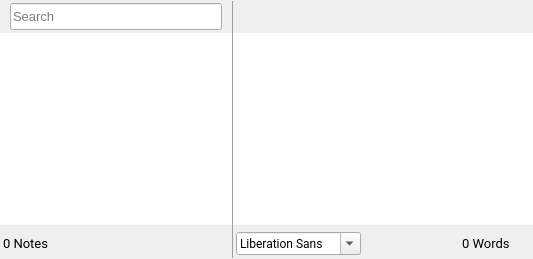
     <widget class="QSplitter" name="splitter">
      <property name="sizePolicy">
       <sizepolicy hsizetype="Preferred" vsizetype="Preferred">
        <horstretch>0</horstretch>
        <verstretch>0</verstretch>
       </sizepolicy>
      </property>
      <property name="minimumSize">
       <size>
        <width>0</width>
        <height>0</height>
       </size>
      </property>
      <property name="lineWidth">
       <number>0</number>
      </property>
      <property name="orientation">
       <enum>Qt::Horizontal</enum>
      </property>
      <property name="handleWidth">
       <number>0</number>
      </property>
      <widget class="QFrame" name="frameLeft">
       <layout class="QGridLayout" name="gridLayout_2">
        <property name="leftMargin">
         <number>0</number>
        </property>
        <property name="topMargin">
         <number>0</number>
        </property>
        <property name="rightMargin">
         <number>0</number>
        </property>
        <property name="bottomMargin">
         <number>0</number>
        </property>
        <property name="horizontalSpacing">
         <number>0</number>
        </property>
        <property name="verticalSpacing">
         <number>3</number>
        </property>
        <item row="0" column="0">
         <widget class="QFrame" name="frameSearch">
          <property name="maximumSize">
           <size>
            <width>16777215</width>
            <height>30</height>
           </size>
          </property>
          <property name="frameShape">
           <enum>QFrame::NoFrame</enum>
          </property>
          <property name="frameShadow">
           <enum>QFrame::Raised</enum>
          </property>
          <layout class="QHBoxLayout" name="horizontalLayout">
           <property name="leftMargin">
            <number>0</number>
           </property>
           <property name="topMargin">
            <number>3</number>
           </property>
           <property name="rightMargin">
            <number>0</number>
           </property>
           <property name="bottomMargin">
            <number>0</number>
           </property>
           <item>
            <spacer name="horizontalSpacer_rightLineEdit_2">
             <property name="orientation">
              <enum>Qt::Horizontal</enum>
             </property>
             <property name="sizeType">
              <enum>QSizePolicy::Minimum</enum>
             </property>
             <property name="sizeHint" stdset="0">
              <size>
               <width>10</width>
               <height>20</height>
              </size>
             </property>
            </spacer>
           </item>
           <item>
            <widget class="QLineEdit" name="lineEdit">
             <property name="sizePolicy">
              <sizepolicy hsizetype="Preferred" vsizetype="Expanding">
               <horstretch>0</horstretch>
               <verstretch>0</verstretch>
              </sizepolicy>
             </property>
             <property name="font">
              <font>
               <family>Arial</family>
               <pointsize>10</pointsize>
               <italic>false</italic>
              </font>
             </property>
             <property name="focusPolicy">
              <enum>Qt::StrongFocus</enum>
             </property>
             <property name="autoFillBackground">
              <bool>false</bool>
             </property>
             <property name="styleSheet">
              <string notr="true"/>
             </property>
             <property name="inputMask">
              <string/>
             </property>
             <property name="text">
              <string/>
             </property>
             <property name="frame">
              <bool>true</bool>
             </property>
             <property name="placeholderText">
              <string>Search</string>
             </property>
             <property name="cursorMoveStyle">
              <enum>Qt::LogicalMoveStyle</enum>
             </property>
             <property name="clearButtonEnabled">
              <bool>false</bool>
             </property>
            </widget>
           </item>
           <item>
            <spacer name="horizontalSpacer_leftLineEdit_2">
             <property name="orientation">
              <enum>Qt::Horizontal</enum>
             </property>
             <property name="sizeType">
              <enum>QSizePolicy::Minimum</enum>
             </property>
             <property name="sizeHint" stdset="0">
              <size>
               <width>10</width>
               <height>20</height>
              </size>
             </property>
            </spacer>
           </item>
          </layout>
         </widget>
        </item>
        <item row="1" column="0">
         <widget class="NoteView" name="listView">
          <property name="sizePolicy">
           <sizepolicy hsizetype="Expanding" vsizetype="Expanding">
            <horstretch>0</horstretch>
            <verstretch>0</verstretch>
           </sizepolicy>
          </property>
          <property name="minimumSize">
           <size>
            <width>0</width>
            <height>0</height>
           </size>
          </property>
          <property name="baseSize">
           <size>
            <width>20</width>
            <height>0</height>
           </size>
          </property>
          <property name="frameShape">
           <enum>QFrame::NoFrame</enum>
          </property>
          <property name="lineWidth">
           <number>0</number>
          </property>
          <property name="verticalScrollBarPolicy">
           <enum>Qt::ScrollBarAsNeeded</enum>
          </property>
          <property name="horizontalScrollBarPolicy">
           <enum>Qt::ScrollBarAlwaysOff</enum>
          </property>
          <property name="editTriggers">
           <set>QAbstractItemView::NoEditTriggers</set>
          </property>
          <property name="showDropIndicator" stdset="0">
           <bool>false</bool>
          </property>
          <property name="selectionBehavior">
           <enum>QAbstractItemView::SelectRows</enum>
          </property>
         </widget>
        </item>
        <item row="2" column="0">
         <widget class="QFrame" name="frame_2">
          <property name="sizePolicy">
           <sizepolicy hsizetype="Preferred" vsizetype="Minimum">
            <horstretch>0</horstretch>
            <verstretch>0</verstretch>
           </sizepolicy>
          </property>
          <property name="minimumSize">
           <size>
            <width>0</width>
            <height>31</height>
           </size>
          </property>
          <property name="frameShape">
           <enum>QFrame::NoFrame</enum>
          </property>
          <property name="frameShadow">
           <enum>QFrame::Raised</enum>
          </property>
          <layout class="QHBoxLayout" name="horizontalLayout_7">
           <property name="leftMargin">
            <number>3</number>
           </property>
           <property name="topMargin">
            <number>3</number>
           </property>
           <property name="rightMargin">
            <number>3</number>
           </property>
           <property name="bottomMargin">
            <number>3</number>
           </property>
           <item>
            <widget class="QLabel" name="label_4">
             <property name="font">
              <font>
               <family>Roboto</family>
               <pointsize>10</pointsize>
              </font>
             </property>
             <property name="text">
              <string>0 Notes</string>
             </property>
             <property name="scaledContents">
              <bool>true</bool>
             </property>
             <property name="textInteractionFlags">
              <set>Qt::NoTextInteraction</set>
             </property>
            </widget>
           </item>
          </layout>
         </widget>
        </item>
        <item row="0" column="2" rowspan="3">
         <widget class="Line" name="line">
          <property name="sizePolicy">
           <sizepolicy hsizetype="Fixed" vsizetype="Expanding">
            <horstretch>0</horstretch>
            <verstretch>0</verstretch>
           </sizepolicy>
          </property>
          <property name="minimumSize">
           <size>
            <width>1</width>
            <height>0</height>
           </size>
          </property>
          <property name="maximumSize">
           <size>
            <width>1</width>
            <height>16777215</height>
           </size>
          </property>
          <property name="sizeIncrement">
           <size>
            <width>0</width>
            <height>0</height>
           </size>
          </property>
          <property name="frameShadow">
           <enum>QFrame::Raised</enum>
          </property>
          <property name="orientation">
           <enum>Qt::Vertical</enum>
          </property>
         </widget>
        </item>
       </layout>
      </widget>
      <widget class="QFrame" name="frameRight">
       <layout class="QVBoxLayout" name="verticalLayout_textEdit">
        <property name="spacing">
         <number>3</number>
        </property>
        <property name="leftMargin">
         <number>0</number>
        </property>
        <property name="topMargin">
         <number>3</number>
        </property>
        <property name="rightMargin">
         <number>0</number>
        </property>
        <property name="bottomMargin">
         <number>0</number>
        </property>
        <item>
         <widget class="QFrame" name="frameDateTime">
          <property name="frameShape">
           <enum>QFrame::NoFrame</enum>
          </property>
          <property name="frameShadow">
           <enum>QFrame::Raised</enum>
          </property>
          <layout class="QHBoxLayout" name="horizontalLayout_3">
           <property name="leftMargin">
            <number>0</number>
           </property>
           <property name="topMargin">
            <number>0</number>
           </property>
           <property name="rightMargin">
            <number>0</number>
           </property>
           <property name="bottomMargin">
            <number>2</number>
           </property>
           <item>
            <spacer name="horizontalSpacer_leftNewNoteButton">
             <property name="orientation">
              <enum>Qt::Horizontal</enum>
             </property>
             <property name="sizeType">
              <enum>QSizePolicy::Minimum</enum>
             </property>
             <property name="sizeHint" stdset="0">
              <size>
               <width>24</width>
               <height>20</height>
              </size>
             </property>
            </spacer>
           </item>
           <item>
            <widget class="QPushButton" name="newNoteButton">
             <property name="minimumSize">
              <size>
               <width>33</width>
               <height>25</height>
              </size>
             </property>
             <property name="maximumSize">
              <size>
               <width>33</width>
               <height>25</height>
              </size>
             </property>
             <property name="focusPolicy">
              <enum>Qt::TabFocus</enum>
             </property>
             <property name="text">
              <string/>
             </property>
             <property name="icon">
              <iconset resource="images.qrc">
               <normaloff>:/images/newNote_Regular.png</normaloff>:/images/newNote_Regular.png</iconset>
             </property>
             <property name="iconSize">
              <size>
               <width>16</width>
               <height>16</height>
              </size>
             </property>
             <property name="flat">
              <bool>true</bool>
             </property>
            </widget>
           </item>
           <item>
            <spacer name="horizontalSpacer_leftTrashBUtton">
             <property name="orientation">
              <enum>Qt::Horizontal</enum>
             </property>
             <property name="sizeHint" stdset="0">
              <size>
               <width>40</width>
               <height>20</height>
              </size>
             </property>
            </spacer>
           </item>
           <item>
            <widget class="QLabel" name="editorDateLabel">
             <property name="sizePolicy">
              <sizepolicy hsizetype="Fixed" vsizetype="Preferred">
               <horstretch>0</horstretch>
               <verstretch>0</verstretch>
              </sizepolicy>
             </property>
             <property name="font">
              <font>
               <family>Arial</family>
               <pointsize>10</pointsize>
               <weight>75</weight>
               <bold>true</bold>
              </font>
             </property>
             <property name="styleSheet">
              <string notr="true">*
{
color: rgb(132, 132, 132);
}</string>
             </property>
             <property name="text">
              <string/>
             </property>
             <property name="scaledContents">
              <bool>false</bool>
             </property>
             <property name="wordWrap">
              <bool>false</bool>
             </property>
            </widget>
           </item>
           <item>
            <spacer name="horizontalSpacer_rightNewNoteButton">
             <property name="orientation">
              <enum>Qt::Horizontal</enum>
             </property>
             <property name="sizeHint" stdset="0">
              <size>
               <width>40</width>
               <height>20</height>
              </size>
             </property>
            </spacer>
           </item>
           <item>
            <widget class="QPushButton" name="trashButton">
             <property name="minimumSize">
              <size>
               <width>33</width>
               <height>25</height>
              </size>
             </property>
             <property name="maximumSize">
              <size>
               <width>33</width>
               <height>25</height>
              </size>
             </property>
             <property name="focusPolicy">
              <enum>Qt::TabFocus</enum>
             </property>
             <property name="text">
              <string/>
             </property>
             <property name="icon">
              <iconset resource="images.qrc">
               <normaloff>:/images/trashCan_Regular.png</normaloff>:/images/trashCan_Regular.png</iconset>
             </property>
             <property name="iconSize">
              <size>
               <width>14</width>
               <height>18</height>
              </size>
             </property>
             <property name="flat">
              <bool>true</bool>
             </property>
            </widget>
           </item>
           <item>
            <spacer name="horizontalSpacer_rightTrashButton">
             <property name="orientation">
              <enum>Qt::Horizontal</enum>
             </property>
             <property name="sizeType">
              <enum>QSizePolicy::Minimum</enum>
             </property>
             <property name="sizeHint" stdset="0">
              <size>
               <width>23</width>
               <height>20</height>
              </size>
             </property>
            </spacer>
           </item>
          </layout>
         </widget>
        </item>
        <item>
         <widget class="QTextEdit" name="textEdit">
          <property name="sizePolicy">
           <sizepolicy hsizetype="Preferred" vsizetype="Expanding">
            <horstretch>0</horstretch>
            <verstretch>0</verstretch>
           </sizepolicy>
          </property>
          <property name="minimumSize">
           <size>
            <width>0</width>
            <height>0</height>
           </size>
          </property>
          <property name="font">
           <font>
            <family>Arial</family>
            <pointsize>11</pointsize>
            <weight>50</weight>
            <italic>false</italic>
            <bold>false</bold>
           </font>
          </property>
          <property name="focusPolicy">
           <enum>Qt::StrongFocus</enum>
          </property>
          <property name="acceptDrops">
           <bool>true</bool>
          </property>
          <property name="styleSheet">
           <string notr="true"/>
          </property>
          <property name="frameShape">
           <enum>QFrame::NoFrame</enum>
          </property>
          <property name="tabChangesFocus">
           <bool>false</bool>
          </property>
          <property name="documentTitle">
           <string/>
          </property>
          <property name="undoRedoEnabled">
           <bool>true</bool>
          </property>
          <property name="lineWrapColumnOrWidth">
           <number>0</number>
          </property>
          <property name="html">
           <string>&lt;!DOCTYPE HTML PUBLIC &quot;-//W3C//DTD HTML 4.0//EN&quot; &quot;http://www.w3.org/TR/REC-html40/strict.dtd&quot;&gt;
&lt;html&gt;&lt;head&gt;&lt;meta name=&quot;qrichtext&quot; content=&quot;1&quot; /&gt;&lt;style type=&quot;text/css&quot;&gt;
p, li { white-space: pre-wrap; }
&lt;/style&gt;&lt;/head&gt;&lt;body style=&quot; font-family:'Arial'; font-size:11pt; font-weight:400; font-style:normal;&quot;&gt;
&lt;p style=&quot;-qt-paragraph-type:empty; margin-top:0px; margin-bottom:0px; margin-left:0px; margin-right:0px; -qt-block-indent:0; text-indent:0px; font-family:'Ubuntu'; font-size:14pt;&quot;&gt;&lt;br /&gt;&lt;/p&gt;&lt;/body&gt;&lt;/html&gt;</string>
          </property>
          <property name="placeholderText">
           <string/>
          </property>
         </widget>
        </item>
        <item>
         <widget class="QFrame" name="frame">
          <property name="sizePolicy">
           <sizepolicy hsizetype="Preferred" vsizetype="Minimum">
            <horstretch>0</horstretch>
            <verstretch>0</verstretch>
           </sizepolicy>
          </property>
          <property name="minimumSize">
           <size>
            <width>0</width>
            <height>31</height>
           </size>
          </property>
          <property name="frameShape">
           <enum>QFrame::NoFrame</enum>
          </property>
          <property name="frameShadow">
           <enum>QFrame::Raised</enum>
          </property>
          <layout class="QHBoxLayout" name="horizontalLayout_4">
           <property name="leftMargin">
            <number>3</number>
           </property>
           <property name="topMargin">
            <number>3</number>
           </property>
           <property name="rightMargin">
            <number>3</number>
           </property>
           <property name="bottomMargin">
            <number>3</number>
           </property>
           <item>
            <widget class="QFontComboBox" name="fontComboBox">
             <property name="maximumSize">
              <size>
               <width>125</width>
               <height>16777215</height>
              </size>
             </property>
             <property name="font">
              <font>
               <family>Roboto</family>
              </font>
             </property>
             <property name="editable">
              <bool>true</bool>
             </property>
            </widget>
           </item>
           <item>
            <spacer name="horizontalSpacer">
             <property name="orientation">
              <enum>Qt::Horizontal</enum>
             </property>
             <property name="sizeHint" stdset="0">
              <size>
               <width>125</width>
               <height>20</height>
              </size>
             </property>
            </spacer>
           </item>
           <item>
            <widget class="QLabel" name="label">
             <property name="font">
              <font>
               <family>Roboto</family>
               <pointsize>10</pointsize>
              </font>
             </property>
             <property name="text">
              <string>0 Words</string>
             </property>
             <property name="scaledContents">
              <bool>true</bool>
             </property>
             <property name="textInteractionFlags">
              <set>Qt::NoTextInteraction</set>
             </property>
            </widget>
           </item>
           <item>
            <spacer name="horizontalSpacer_2">
             <property name="orientation">
              <enum>Qt::Horizontal</enum>
             </property>
             <property name="sizeType">
              <enum>QSizePolicy::Fixed</enum>
             </property>
             <property name="sizeHint" stdset="0">
              <size>
               <width>20</width>
               <height>20</height>
              </size>
             </property>
            </spacer>
           </item>
          </layout>
         </widget>
        </item>
       </layout>
      </widget>
     </widget>
